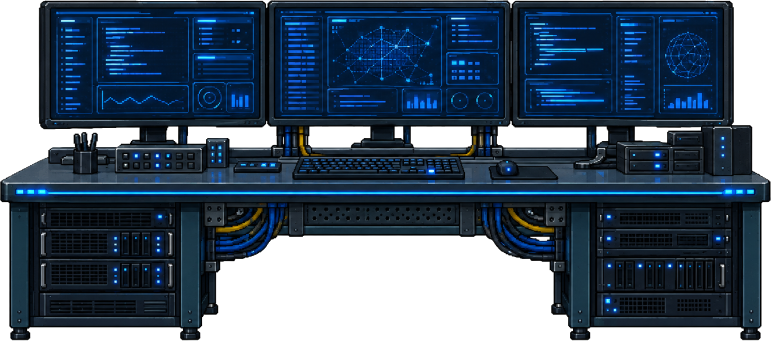
#> input picture assets/objects/floor-kit/source/archi-main-console.png, 1542 x 681 px (shown at 1/2 size)
$ python flush_door_base.py ../../../../assets/objects/floor-kit/source/archi-main-console.png ../../../../assets/objects/floor-kit/source/archive-reading-desk.png
#> lines starting #> are read from the running program, lines starting #| are printed output that depends on the picture; after the words box and inside, x2 and y2 are one past the last pixel; in counts of white or black regions, pixels touching at a corner belong together
"""Make a walls-matched door (assets/objects/doors or floorNN/source, 4x scale, top = world y 250, bottom = 570) sit flush with the wall.

usage:  python flush_door_base.py <door.png> <out.png> [--no-kick]

- Rows from the wall's skirting top (world y 556) down to the floor line (570) become transparent, so the wall's own
  dark skirting shows through and lines up with the wall beside the door (no lighter rail strip under the door).
- --no-kick (glass doors): the leaves' bottom rail and the dark kick block (world y ~532..556) are replaced by the glass
  and frame posts continuing straight down from a row inside the glass (y 528), closed by a thin frame line just above
  the skirting.
Run make_door_sprite.py on the result; it keeps transparent rows transparent in the open frame.
"""
import sys
import numpy as np
from PIL import Image

src, out = sys.argv[1], sys.argv[2]
a = np.asarray(Image.open(src).convert('RGBA')).copy()
#> a is the input picture: shape (681, 1542, 4); mean R, G, B, A 72.1, 88.8, 106.6, 196
S = a.shape[0] / 320                      # px per world px (4)
#> S = 2.13
row = lambda world_y: round((world_y - 250) * S)
skirt, glass_end, sample = row(556), row(530), row(528)
if '--no-kick' in sys.argv:
    source = a[sample].copy()                               # a row inside the glass (leaf + frame posts)
    a[glass_end:skirt] = source                             # glass runs down over the bottom rail and kick block
    post = a[sample, round(2 * S)].copy()                   # frame colour at the left post
    a[skirt - round(3 * S):skirt, :, :3] = post[:3]
    a[skirt - round(3 * S):skirt, :, 3] = 255
a[skirt:] = 0
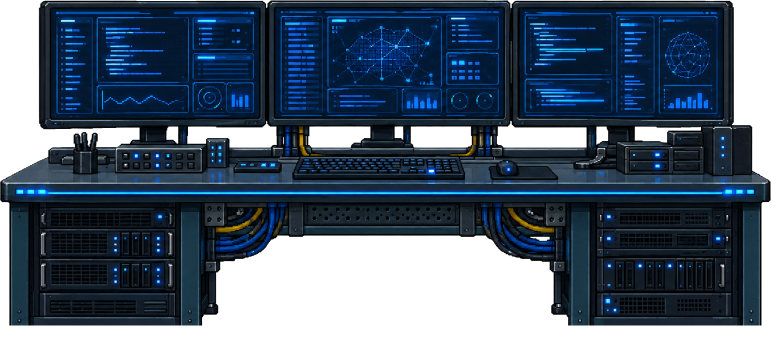
#> a: shape (681, 1542, 4) (shown at 1/2 size); 4.41% of pixels changed, all inside (x1, y1, x2, y2) = (0, 651, 1542, 681); transparent parts drawn white
Image.fromarray(a).save(out)
print('saved', out)

$ run again, on assets/objects/floor-kit/source/bms-control-console.png
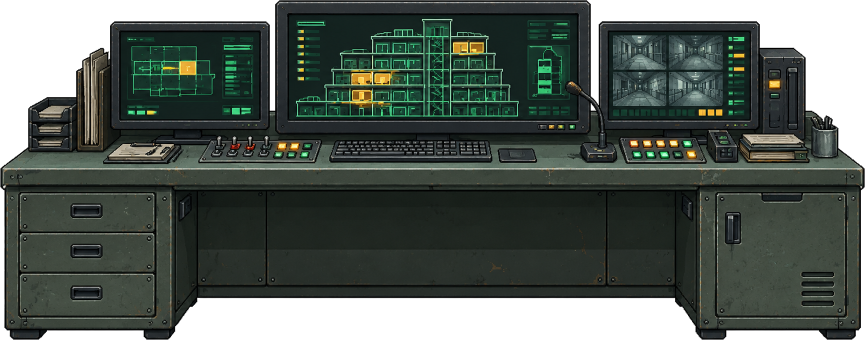
#> input picture assets/objects/floor-kit/source/bms-control-console.png, 1730 x 680 px (shown at 1/2 size)
#> a is the input picture: shape (680, 1730, 4); mean R, G, B, A 85.4, 94.1, 87.8, 208.5
#> `a[skirt:] = 0`:
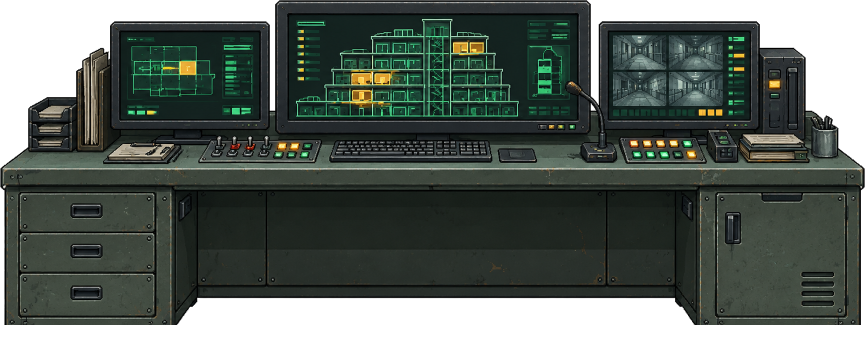
#> a: shape (680, 1730, 4) (shown at 1/2 size); 4.41% of pixels changed, all inside (x1, y1, x2, y2) = (0, 650, 1730, 680); transparent parts drawn white
